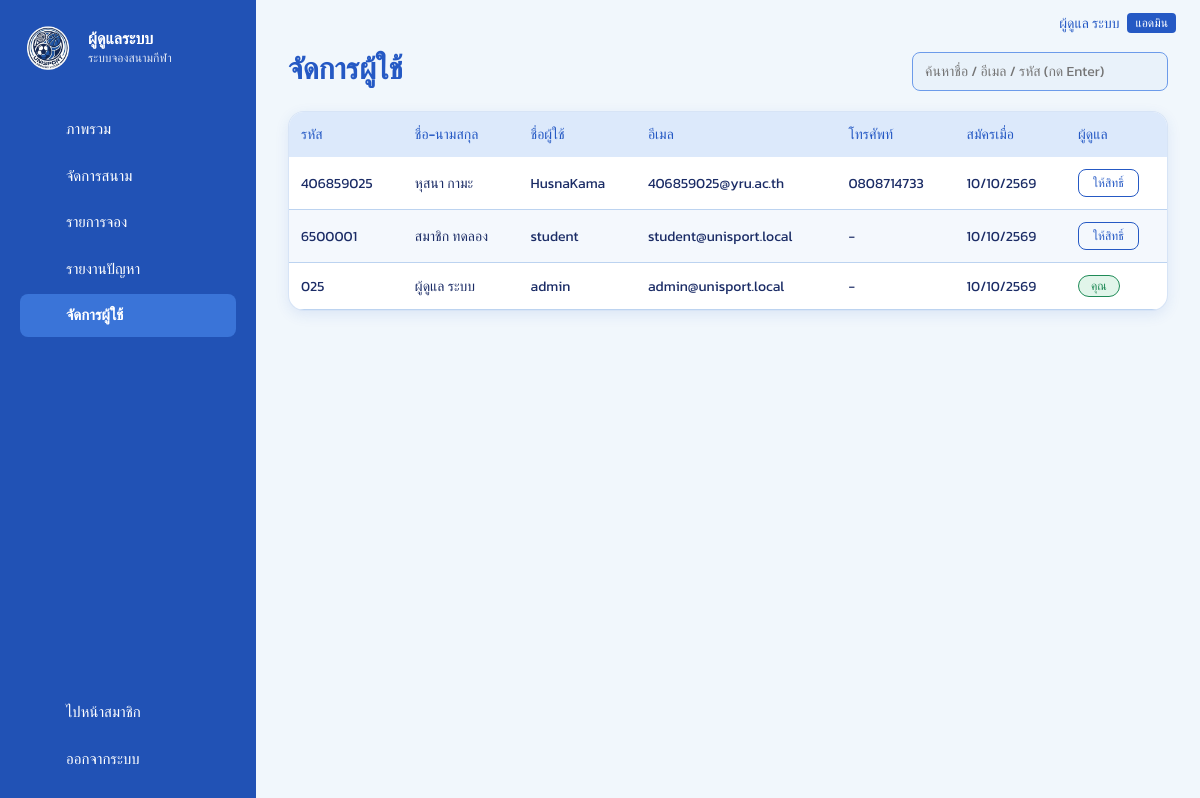
Screenshot of /unisport/admin/users.php (signed in) with the database file from the repository.
### tables this page shows
CREATE TABLE `users` (
  `id` int(10) UNSIGNED NOT NULL,
  `member_code` varchar(30) DEFAULT NULL,
  `first_name` varchar(60) NOT NULL,
  `last_name` varchar(60) NOT NULL DEFAULT '',
  `email` varchar(255) NOT NULL,
  `username` varchar(30) DEFAULT NULL,
  `phone` varchar(20) DEFAULT NULL,
  `avatar_url` varchar(500) DEFAULT NULL,
  `password_hash` varchar(255) NOT NULL,
  `role` enum('user','admin') NOT NULL DEFAULT 'user',
  `created_at` timestamp NOT NULL DEFAULT current_timestamp()
);

### unisport/includes/bootstrap.php (called while the page is built, shortened)
<?php
function url(string $path = ''): string
{
    return BASE_URL . '/' . ltrim($path, '/');
}
function h(mixed $s): string
{
    return htmlspecialchars((string)($s ?? ''), ENT_QUOTES | ENT_SUBSTITUTE, 'UTF-8');
}
function db(): PDO
{
    static $pdo = null;
    if ($pdo instanceof PDO) {
        return $pdo;
    }
    $dsn = sprintf('mysql:host=%s;port=%d;dbname=%s;charset=utf8mb4', DB_HOST, DB_PORT, DB_NAME);
    try {
        $pdo = new PDO($dsn, DB_USER, DB_PASS, [
            PDO::ATTR_ERRMODE            => PDO::ERRMODE_EXCEPTION,
            PDO::ATTR_DEFAULT_FETCH_MODE => PDO::FETCH_ASSOC,
            PDO::ATTR_EMULATE_PREPARES   => false,
            PDO::MYSQL_ATTR_INIT_COMMAND => "SET NAMES utf8mb4, time_zone = '+07:00'",
        ]);
    } catch (PDOException $e) {
        error_log('DB connect failed: ' . $e->getMessage());
        $unknownDb = (int)$e->getCode() === 1049;
        $msg  = '<p>เชื่อมต่อฐานข้อมูลไม่สำเร็จ</p><ol>';
        $msg .= '<li>เปิด <b>XAMPP Control Panel</b> แล้วกด <b>Start</b> ที่ <b>MySQL</b></li>';
        $msg .= $unknownDb
            ? '<li>ยังไม่มีฐานข้อมูล <code>' . h(DB_NAME) . '</code> — เปิด <a href="' . h(url('install.php')) . '">install.php</a> หรือ import ไฟล์ <code>database.sql</code> ใน phpMyAdmin</li>'
            : '<li>ตรวจค่า <code>DB_HOST / DB_PORT / DB_USER / DB_PASS</code> ในไฟล์ <code>includes/config.php</code></li>';
        $msg .= '</ol>' . (APP_DEBUG ? '<p><code>' . h($e->getMessage()) . '</code></p>' : '');
        fatal_page('เชื่อมต่อฐานข้อมูลไม่ได้', $msg);
    }
    return $pdo;
}
function q(string $sql, array $params = []): PDOStatement
{
    $st = db()->prepare($sql);
    $st->execute($params);
    return $st;
}
function fetch_all(string $sql, array $params = []): array { return q($sql, $params)->fetchAll(); }
function fetch_one(string $sql, array $params = []): ?array { $r = q($sql, $params)->fetch(); return $r === false ? null : $r; }
function get(string $k, string $default = ''): string { return trim((string)($_GET[$k] ?? $default)); }
function current_user(bool $refresh = false): ?array
{
    static $cache = false;
    if ($cache !== false) {
        return $cache;
    }
    $id = (int)($_SESSION['uid'] ?? 0);
    $cache = $id ? fetch_one('SELECT * FROM users WHERE id = ?', [$id]) : null;
    return $cache;
}
function user_name(?array $u): string
{
    return $u ? trim($u['first_name'] . ' ' . $u['last_name']) : '';
}
function require_admin(): array
{
    $u = current_user();
    return $u;
}
function thai_date(?string $d): string
{
    $ts = strtotime(substr($d, 0, 10));
    return $ts ? date('d/m/', $ts) . ((int)date('Y', $ts) + 543) : '-';
}

### unisport/admin/users.php (the view, shortened to what this page needs)
<?php
require __DIR__ . '/../includes/bootstrap.php';
require __DIR__ . '/../includes/layout.php';
$me = require_admin();
$s = get('q');
$like = '%' . addcslashes($s, '%_\\') . '%';
$rows = fetch_all(
    'SELECT * FROM users' . ($s !== '' ? ' WHERE member_code LIKE ? OR first_name LIKE ? OR last_name LIKE ? OR email LIKE ? OR username LIKE ?' : '') . ' ORDER BY created_at DESC, id DESC LIMIT 500',
    $s !== '' ? [$like, $like, $like, $like, $like] : []
);
ob_start(); ?>
<form method="get"><input name="q" style="width:256px" placeholder="ค้นหาชื่อ / อีเมล / รหัส (กด Enter)" value="<?= h($s) ?>"></form>
<?php $search = ob_get_clean();
shell_start('จัดการผู้ใช้', 'users', true);
page_title('จัดการผู้ใช้', '', $search);
?>
<div class="card table-wrap">
  <table class="table">
    <thead><tr><th>รหัส</th><th>ชื่อ-นามสกุล</th><th>ชื่อผู้ใช้</th><th>อีเมล</th><th>โทรศัพท์</th><th>สมัครเมื่อ</th><th>ผู้ดูแล</th></tr></thead>
    <tbody>
    <?php foreach ($rows as $p): $isAdm = $p['role'] === 'admin'; ?>
      <tr class="pressable">
        <td><?= h($p['member_code'] ?? '-') ?></td>
        <td><?= h($p['first_name'] . ' ' . $p['last_name']) ?></td>
        <td><?= h($p['username'] ?? '-') ?></td>
        <td><?= h($p['email']) ?></td>
        <td><?= h($p['phone'] ?? '-') ?></td>
        <td><?= h(thai_date($p['created_at'])) ?></td>
        <td>
          <?php if ((int)$p['id'] === (int)$me['id']): ?><span class="pill pill-ok">คุณ</span>
          <?php else: ?>
            <form method="post" class="inline" data-confirm="<?= $isAdm ? 'ยกเลิกสิทธิ์ผู้ดูแลของผู้ใช้นี้?' : 'ให้สิทธิ์ผู้ดูแลแก่ผู้ใช้นี้?' ?>">
              <button class="btn<?= $isAdm ? '' : '-outline' ?>" style="padding:4px 14px;font-size:12px" type="submit"><?= $isAdm ? 'เป็นผู้ดูแล ✔' : 'ให้สิทธิ์' ?></button>
            </form>
          <?php endif; ?>
        </td>
      </tr>
    <?php endforeach; ?>
    </tbody>
  </table>
</div>
<?php shell_end();

### unisport/includes/layout.php (shortened to what this page needs)
<?php
function asset(string $p): string
{
    $file = ROOT_DIR . '/assets/' . ltrim($p, '/');
    return url('assets/' . ltrim($p, '/')) . (is_file($file) ? '?v=' . filemtime($file) : '');
}
function page_head(string $title, string $bodyClass = ''): void
{
    ?>
<!doctype html>
<html lang="th">
<head>
<link rel="stylesheet" href="<?= h(asset('css/style.css')) ?>">
</head>
<body class="<?= h($bodyClass) ?>">
<?php
}
function page_foot(): void
{
    ?>
</body>
</html>
<?php
}
function brand(string $title = APP_NAME, string $sub = 'มหาวิทยาลัย'): string
{
  return '<div class="brand"><img class="brand-logo" src="' . h(asset('logo.png')) . '" alt="โลโก้"><div class="brand-text"><div class="brand-title">'
        . h($title) . '</div><div class="brand-sub">' . h($sub) . '</div></div></div>';
}
function nav_icon(string $name): string
{
  return '<svg class="side-icon" aria-hidden="true" viewBox="0 0 24 24">' . ($paths[$name] ?? '') . '</svg>';
}
function admin_nav(): array
{
    return [
    'overview' => ['admin/index.php', 'overview', 'ภาพรวม'],
    'fields'   => ['admin/fields.php', 'pin', 'จัดการสนาม'],
    'bookings' => ['admin/bookings.php', 'calendar', 'รายการจอง'],
    'reports'  => ['admin/reports.php', 'alert', 'รายงานปัญหา'],
    'users'    => ['admin/users.php', 'users', 'จัดการผู้ใช้'],
    ];
}
function shell_start(string $title, string $active, bool $admin = false): void
{
    $u   = current_user();
    $nav = $admin ? admin_nav() : member_nav();
    page_head($title);
    ?>
<div class="shell">
  <aside class="sidebar" id="sidebar">
    <?= brand($admin ? 'ผู้ดูแลระบบ' : APP_NAME, $admin ? APP_NAME : 'มหาวิทยาลัย') ?>
    <nav class="side-nav">
      <?php foreach ($nav as $key => [$href, $icon, $label]): ?>
        <a href="<?= h(url($href)) ?>" class="side-link pressable <?= $key === $active ? 'active' : '' ?>"><span class="ico"><?= nav_icon($icon) ?></span> <?= h($label) ?></a>
      <?php endforeach; ?>
    </nav>
    <div class="side-bottom">
      <?php if ($u && $u['role'] === 'admin'): ?>
        <a class="side-link" href="<?= h(url($admin ? 'dashboard.php' : 'admin/index.php')) ?>"><span class="ico"><?= nav_icon('shield') ?></span> <?= $admin ? 'ไปหน้าสมาชิก' : 'หน้าผู้ดูแลระบบ' ?></a>
      <?php endif; ?>
      <form method="post" action="<?= h(url('logout.php')) ?>">
        <button class="side-link side-btn" type="submit"><span class="ico"><?= nav_icon('logout') ?></span> ออกจากระบบ</button>
      </form>
    </div>
  </aside>
  <main class="main">
    <header class="topbar">
      <div class="topbar-user">
        <?php if (!empty($u['avatar_url'])): ?>
          <img class="avatar-sm" src="<?= h(img_url($u['avatar_url'])) ?>" alt="" onerror="this.remove()">
        <?php else: ?><span class="ico"><?= nav_icon('user') ?></span><?php endif; ?>
        <?= h(user_name($u) ?: ($u['email'] ?? '')) ?>
        <?php if ($u && $u['role'] === 'admin'): ?><span class="badge-admin">แอดมิน</span><?php endif; ?>
      </div>
    </header>
    <div class="content">
<?php
}
function shell_end(): void
{
    echo "    </div>\n  </main>\n</div>\n";
    page_foot();
}
function page_title(string $title, string $sub = '', string $actionHtml = ''): void
{
    echo '<div class="page-title"><div><h1>' . h($title) . '</h1>'
        . ($sub !== '' ? '<p class="muted">' . $sub . '</p>' : '')
        . '</div>' . $actionHtml . '</div>';
}

### unisport/assets/css/style.css (style rules this page uses)
:root { --bg: #f1f7fc; --fg: #1b2c66; --card: #fff; --primary: #2559c4; --primary-fg: #fff; --secondary: #e4eefa; --accent: #dce9fb; --muted: #5a74a8; --border: #bcd3f0; --input: #6c9bea; --ring: #3d7be0; --sidebar: #2152b5; --sidebar-accent: #3a74d8; --success: #1f8a57; --success-soft: #e1f5ea; --warning: #b27d0c; --warning-soft: #fcf1d4; --danger: #dc2626; --danger-soft: #fde8e6; --hero-overlay: rgba(23, 53, 138, .78); --radius: 12px; }
*, *::before, *::after { box-sizing: border-box; }
html { -webkit-text-size-adjust: 100%; }
body { margin: 0; background: var(--bg); color: var(--fg); font-family: "Kanit", "Leelawadee UI", Tahoma, system-ui, sans-serif; line-height: 1.5; }
a { color: var(--primary); text-decoration: none; }
img { max-width: 100%; }
h1, h2, h3 { margin: 0; }
.btn, .btn-outline { display: inline-flex; align-items: center; justify-content: center; gap: 8px; border-radius: 8px; padding: 9px 20px; font: inherit; font-size: 14px; font-weight: 500; cursor: pointer; text-decoration: none !important; border: 1px solid var(--primary); }
.btn-outline { background: transparent; color: var(--primary); }
input, select, textarea { width: 100%; font: inherit; font-size: 14px; color: var(--fg); border: 1px solid var(--input); border-radius: 8px; background: rgba(228, 238, 250, .55); padding: 8px 12px; outline: none; }
form.inline { display: inline; margin: 0; }
.card { background: var(--card); border: 1px solid rgba(188, 211, 240, .6); border-radius: 16px; box-shadow: 0 4px 14px rgba(37, 89, 196, .1); }
.pressable { transition: transform .15s ease, box-shadow .15s ease, background-color .15s ease; }
a.pressable, a.card { color: inherit; text-decoration: none; }
.pill { display: inline-flex; align-items: center; white-space: nowrap; border: 1px solid; border-radius: 999px; padding: 1px 12px; font-size: 12px; font-weight: 500; }
.pill-ok { color: var(--success); border-color: var(--success); background: var(--success-soft); }
.badge-admin { background: var(--primary); color: #fff; font-size: 12px; padding: 1px 8px; border-radius: 4px; }
.table-wrap { overflow-x: auto; }
.table { width: 100%; border-collapse: collapse; font-size: 14px; }
.table th { background: var(--accent); color: var(--primary); text-align: left; font-weight: 500; padding: 12px; white-space: nowrap; }
.table td { padding: 12px; border-bottom: 1px solid var(--border); vertical-align: middle; }
.table tbody tr:nth-child(even) { background: rgba(228, 238, 250, .4); }
.shell { min-height: 100vh; display: flex; }
.sidebar { width: 256px; flex: none; background: var(--sidebar); color: #fff; padding: 20px; display: flex; flex-direction: column; position: sticky; top: 0; height: 100vh; overflow-y: auto; z-index: 40; }
.side-nav { margin-top: 32px; display: flex; flex-direction: column; gap: 4px; }
.side-link { display: flex; align-items: center; gap: 12px; padding: 10px 12px; border-radius: 8px; color: #fff; font-size: 15px; text-decoration: none !important; background: none; border: 0; font-family: inherit; cursor: pointer; width: 100%; text-align: left; }
.side-link.active { background: var(--sidebar-accent); font-weight: 600; }
.ico { display: inline-flex; align-items: center; justify-content: center; width: 22px; flex: none; line-height: 0; }
.side-icon { display: block; width: 22px; height: 22px; fill: none; stroke: currentColor; stroke-width: 2; stroke-linecap: round; stroke-linejoin: round; }
.side-bottom { margin-top: auto; display: flex; flex-direction: column; gap: 4px; padding-top: 16px; }
.main { flex: 1; min-width: 0; }
.topbar { display: flex; align-items: center; justify-content: space-between; padding: 12px 24px; }
.topbar-user { margin-left: auto; display: flex; align-items: center; gap: 8px; font-size: 14px; color: var(--primary); }
.content { padding: 0 32px 40px; }
.page-title { display: flex; flex-wrap: wrap; align-items: flex-end; justify-content: space-between; gap: 12px; margin-bottom: 20px; }
.page-title h1 { font-size: 30px; font-weight: 700; color: var(--primary); }
.brand { display: flex; align-items: center; gap: 12px; }
.brand-logo { width: 56px; height: 56px; border-radius: 50%; object-fit: cover; flex: none; }
.brand-title { font-weight: 600; line-height: 1.2; }
.brand-sub { font-size: 12px; opacity: .85; }

### rows the page displays
users: user_name($u) ?: ($u['email'] ?? '') "ผู้ดูแล ระบบ", member_code "025", first_name+last_name "ผู้ดูแล ระบบ", username "admin", email "admin@unisport.local", phone "-", created_at "10/10/2569", shows "คุณ"
users: member_code "406859025", first_name+last_name "หุสนา กามะ", username "HusnaKama", email "406859025@yru.ac.th", phone "0808714733", created_at "10/10/2569", role "ให้สิทธิ์"
users: member_code "6500001", first_name+last_name "สมาชิก ทดลอง", username "student", email "student@unisport.local", phone "-", created_at "10/10/2569", role "ให้สิทธิ์"

### other values shown
$title "ผู้ดูแลระบบ"
$sub "ระบบจองสนามกีฬา"
$label "ภาพรวม"
$label "จัดการสนาม"
$label "รายการจอง"
$label "รายงานปัญหา"
$label "จัดการผู้ใช้"
$title "จัดการผู้ใช้"
